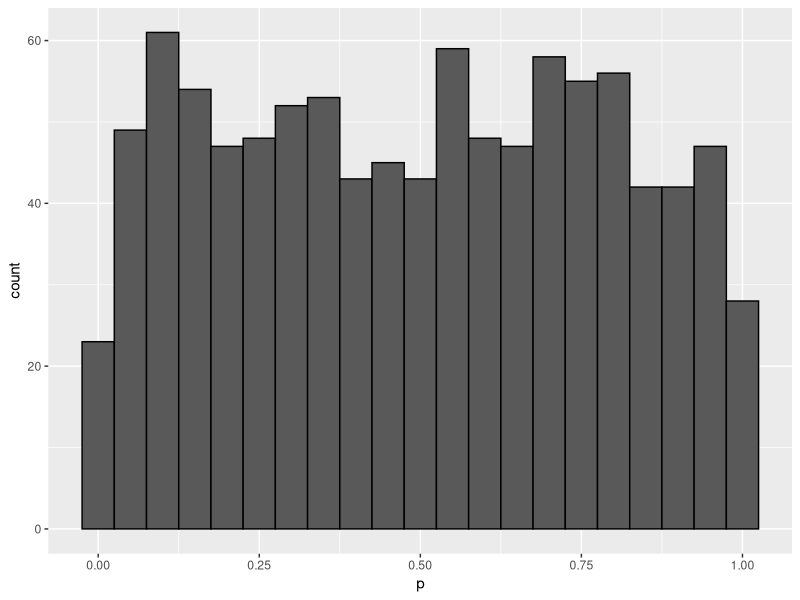

This chart was generated by the following R code: (Note: this script raises an error after producing the figure.)
## ---- chunk 1
knitr::opts_chunk$set(echo = TRUE, comment = "", fig.align = "center")
## ---- chunk 2
knitr::include_graphics(
"https://d33wubrfki0l68.cloudfront.net/1dff819e743f280bbab1c55f8f063e60b6a0d2fb/2269e/diagrams/fp.png")
## ---- chunk 3
randomize <- function(f) f(runif(100))
randomize(mean)
randomize(sum)
## ---- chunk 4
integrate(dnorm, lower = 0, upper = Inf)
## ---- chunk 5
library(tidyverse)
## ---- chunk 6
map(1:3, function(x) x^2)  ## using anonymous or lambda function
## ---- chunk 7
knitr::include_graphics(
"https://d33wubrfki0l68.cloudfront.net/f0494d020aa517ae7b1011cea4c4a9f21702df8b/2577b/diagrams/functionals/map.png"
)
## ---- chunk 8
map_chr(mtcars, is.numeric)  ## remember that data frames are lists of lists.
map_dbl(mtcars, max) %>% 
  map_dbl(round, digits = 1) ## using dot-dot-dot 
## ---- chunk 9
identical(
  map_dbl(mtcars, ~ length(unique(..1))),          ## twiddle syntax
  map_dbl(mtcars, function(x) length(unique(x)))   ## alternative
  )

map(1:3, ~ rnorm(10)) %>% str()                         ## twiddle syntax
map(1:3, function(x) rnorm(10)) %>% str()               ## alternative
replicate(n = 3, rnorm(10), simplify = FALSE) %>% str() ## other alternative
## ---- chunk 10
knitr::include_graphics(
"https://d33wubrfki0l68.cloudfront.net/6d0b927ba5266f886cc721ae090afcc5e872a748/f8636/diagrams/functionals/map-arg-flipped.png"
)
## ---- chunk 11
draws <- rcauchy(1000)
trims <- c(0, 0.1, 0.2, 0.5)

map_dbl(trims, ~ mean(draws, trim = ..1))
map_dbl(trims, function(input) mean(x = draws, trim = input))
map_dbl(trims, mean, x = draws) ## using R's flexible argument matching
## ---- chunk 12
base::split(mtcars, mtcars$cyl) %>% ## split data frame into three, by cyl
  map(function(df) lm(mpg ~ wt, data = df)) %>% ## fit linear model three times
  map(coefficients) %>% ## access coefficients
  map_dbl(pluck, "wt")  ## extract slope

## Loop alternative
slopes <- vector("double", 3)
for (i in seq_along(slopes)) {
  model <- lm(mpg ~ wt, data = base::split(mtcars, mtcars$cyl)[[i]])
  slopes[[i]] <- coef(model)[["wt"]]
}
slopes
## ---- chunk 13
as_mapper(~runif(2))
as_mapper(runif(2))
## ---- chunk 14
identical(map(1:3, 1), map(1:3, pluck, 1))
## ---- chunk 15
# 1. Compute the standard deviation of every column in a numeric data frame.
map_dbl(mtcars, sd)

# 2. Compute the standard deviation of every numeric column in a mixed data frame.
index <- map_lgl(iris, is.numeric)
map_dbl(iris[index], sd)

# Compute the number of levels for every factor in a data frame.
map(iris[!index], attr, which = "levels")
## ---- chunk 16
trials <- map(1:1000, ~ t.test(rpois(10, 10), rpois(7, 10)))

tibble(p = map_dbl(trials, "p.value")) %>% 
  ggplot(aes(p)) + geom_histogram(binwidth = 0.05, color = "black")
## ---- chunk 17
formulas <- list(
  mpg ~ disp,
  mpg ~ I(1 / disp),
  mpg ~ disp + wt,
  mpg ~ I(1 / disp) + wt
)

formulas %>% 
  map(~ lm(..1, data = mtcars)) %>% 
  map(coefficients)
## ---- chunk 18
bootstrap <- function(df) {
  df[sample(nrow(df), replace = TRUE), , drop = FALSE]
}

bootstraps <- map(1:10, ~ bootstrap(mtcars))

bootstraps %>% 
  map(function(df) lm(mpg ~ disp, data = df)) %>% 
  map(summary) %>% 
  map_dbl("r.squared") ## extractor 
## ---- chunk 19
df <- data.frame(
  x = 1:3,
  y = 6:4
)

map(df, scale) %>% str()  ## returns a list
modify(df, scale)         ## returns a data.frame
## ---- chunk 20
## Example: finding a weighted mean
x <- map(1:5, ~ rnorm(20))
wt <- map(1:5, ~ runif(20))

weighted.mean(x[[1]], wt[[1]]) ## first element of each list

## Passing wt as an additional argument doesn’t work because arguments
## after .f are not transformed:
map(x, weighted.mean, w = wt) 
## ---- chunk 21
x[[3]][[3]] <- NA
map2_dbl(x, wt, weighted.mean)
map2_dbl(x, wt, weighted.mean, na.rm = TRUE)
## ---- chunk 22
knitr::include_graphics(
"https://d33wubrfki0l68.cloudfront.net/7a545699ff7069a98329fcfbe6e42b734507eb16/211a5/diagrams/functionals/map2-arg.png"
)
## ---- chunk 23
eat_fruit <- function(x) {
  cat("Eat some more ", x, "!\n", sep = "")
}

sample(fruit, size = 5) %>% 
  map(eat_fruit)
## ---- chunk 24
sample(fruit, size = 5) %>% 
  walk(eat_fruit)

walk(1:5, ~ rnorm(10))
## ---- chunk 25
temp <- tempfile()
dir.create(temp)

species <- split(iris, iris$Species)  ## list of three
paths <- file.path(temp, paste0("species-", names(species), ".rds"))
walk2(species, paths, write_rds)

list.files(temp)
read_rds(paste0(temp, "/species-setosa.rds")) %>% head()
## ---- chunk 26
## example: constructing labels
imap_chr(iris, ~ paste0("The first value in ", ..2, " is ", ..1[[1]]))
## ---- chunk 27
identical(
  pmap_dbl(list(x, wt), weighted.mean),
  map2_dbl(x, wt, weighted.mean)
  )
## ---- chunk 28
knitr::include_graphics(
"https://d33wubrfki0l68.cloudfront.net/2eb2eefe34ad6d114da2a22df42deac8511b4788/5a538/diagrams/functionals/pmap-arg.png"
)
## ---- chunk 29
draws <- rcauchy(1000)
trims <- c(0, 0.1, 0.2, 0.5)

identical(
  map_dbl(trims, function(input) mean(x = draws, trim = input)),
  pmap_dbl(list(trim = trims), mean, x = draws)
  )
## ---- chunk 30
params <- data.frame(       ## Here, the column names
  n = c(1, 3, 5),           ## are critical!
  mean = c(0, 10, 1000),
  sd = c(1, 10, 100)
)

params

pmap(params, rnorm)
## ---- chunk 31
temp <- tempfile()
dir.create(temp)

cyls <- split(mtcars, mtcars$cyl)
paths <- file.path(temp, paste0("cyl-", names(cyls), ".csv"))

## ORIGINAL
walk2(cyls, paths, write.csv)
list.files(temp)

## RE-WRITE
names(cyls) <- paths      ## Disadvantage: names are overwritten
iwalk(cyls, ~ write.csv)  ## Advantage: code is slightly shorter
list.files(temp)
## ---- chunk 32
knitr::include_graphics(
"https://d33wubrfki0l68.cloudfront.net/9c239e1227c69b7a2c9c2df234c21f3e1c74dd57/eec0e/diagrams/functionals/reduce.png"
)
## ---- chunk 33
fruit_lists <- map(1:4, ~sample(fruit, 35))

## This...
fruit_lists[[1]] %>% 
  intersect(fruit_lists[[2]]) %>% 
  intersect(fruit_lists[[3]]) %>% 
  intersect(fruit_lists[[4]]) 

## ...is equivalent to this
reduce(fruit_lists, intersect)
## ---- chunk 34
accumulate(fruit_lists, intersect)
## ---- chunk 35
x <- c(4, 3, 10, 12)
reduce(x, `+`) ## sum()
accumulate(x, `+`) ## cumsum()
## ---- chunk 36
knitr::include_graphics(
"https://d33wubrfki0l68.cloudfront.net/b5835b80325b22f9460992f7bc9de5e0cf56de2c/27994/diagrams/functionals/reduce-init.png"
)
## ---- chunk 37
reduce(1:2, `+`, .init = 1)
## ---- chunk 38
sum(integer())
prod(integer())
## ---- chunk 39
df <- data.frame(
  x = 1:3,
  y = c("a", "b", "c")  ## stringsAsFactors = TRUE by default
  )

every(df, is.factor)
some(df, is.factor)

detect(df, is.integer)
detect_index(df, is.factor)

keep(df, is.factor) %>% str()
discard(df, is.factor) %>% str()
## ---- chunk 40
map_if(df, is.numeric, mean) %>% str()
modify_if(df, is.numeric, max) %>% str()

## this will drop the factor, and avoid recycling
keep(df, is.numeric) %>% map(mean) %>% str()
